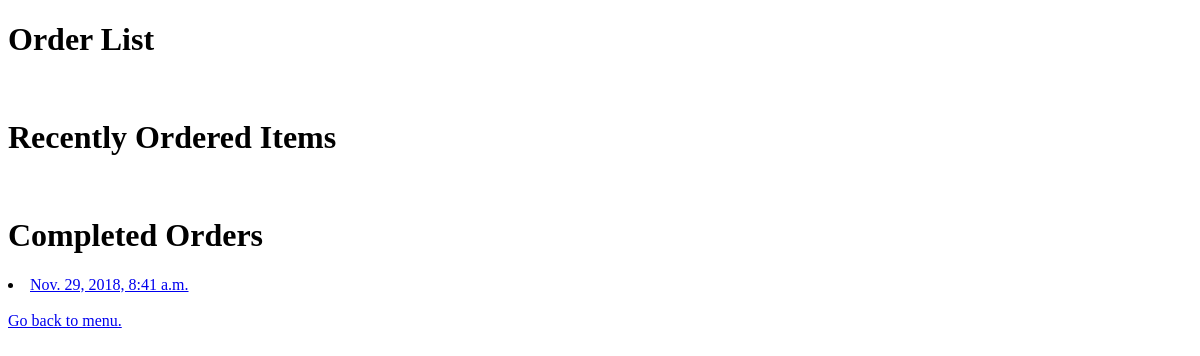
Before: /manage/order (signed in) with the older database file.
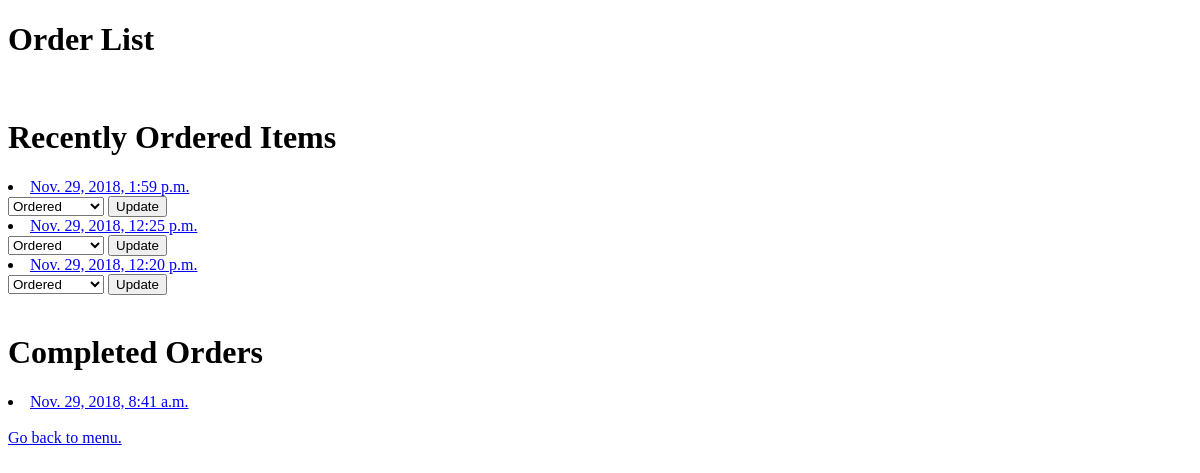
After: the same page with the newer database file.
### orders/models.py (models this page shows, shortened)
class Order(models.Model):
    user = models.ForeignKey(User, on_delete=models.CASCADE, related_name='order')
    items = models.ManyToManyField(OrderItem, related_name='order')
    subtotal = models.IntegerField('Shipment Total', default=0)
    order_time = models.DateTimeField('Order placed', default=timezone.now)
    contact = models.CharField(max_length=100)
    billing_address = models.CharField(max_length=100)
    shipping_address = models.CharField(max_length=100)
    message = models.CharField(max_length=50, blank=True)
    ORDERED = 'Ordered'
    SHIPPING = 'On Shipping'
    DELIVERED = 'Delivered'
    STATUS_CHOCIES = (
        (ORDERED, 'Ordered'),
        (SHIPPING, 'On Shipping'),
        (DELIVERED, 'Delivered')
    )
    status = models.CharField(max_length=16, choices=STATUS_CHOCIES, default=ORDERED)
    recieved = models.BooleanField(default=False)

### orders/views.py (the view, shortened to what this page needs)
# urls.py: path('manage/order', views.manage_order, name='manage_order'),
@login_required(login_url='/login')
def manage_order(request):
    if not request.user.is_superuser:
        return HttpResponseForbidden()
    context = {
        "orders": Order.objects.all().order_by('-order_time')
    }
    return render(request, 'orders/manageOrder.html', context)

### orders/templates/orders/manageOrder.html (shortened to what this page needs)
{% extends 'base_orders.html' %}
{% block body %}
<h1>Order List</h1>
<br>
<h1>Recently Ordered Items</h1>
{% for order in orders %}
    {% if not order.recieved %}
        <li><a href="{% url 'manage_order_detail' order.id %}">{{ order.order_time }}</a></li>
        <form action="{% url 'manage_order' %}", method="POST">
            <select name="status">
                <option value="Ordered">Ordered</option>
            </select>
            <input type="submit" value="Update">
        </form>
    {% endif %}
{% endfor %}
<br>
<h1>Completed Orders</h1>
{% for order in orders %}
    {% if order.recieved %}
        <li><a href="{% url 'manage_order_detail' order.id %}">{{ order.order_time }}</a></li>
    {% endif %}
{% endfor %}
<br>
<a href="{% url 'index' %}">Go back to menu.</a>
{% endblock %}

Changed rows visible on the page:
added Order: order_time "Nov. 29, 2018, 1:59 p.m.", shown under "Recently Ordered Items"
added Order: order_time "Nov. 29, 2018, 12:25 p.m.", shown under "Recently Ordered Items"
added Order: order_time "Nov. 29, 2018, 12:20 p.m.", shown under "Recently Ordered Items"
